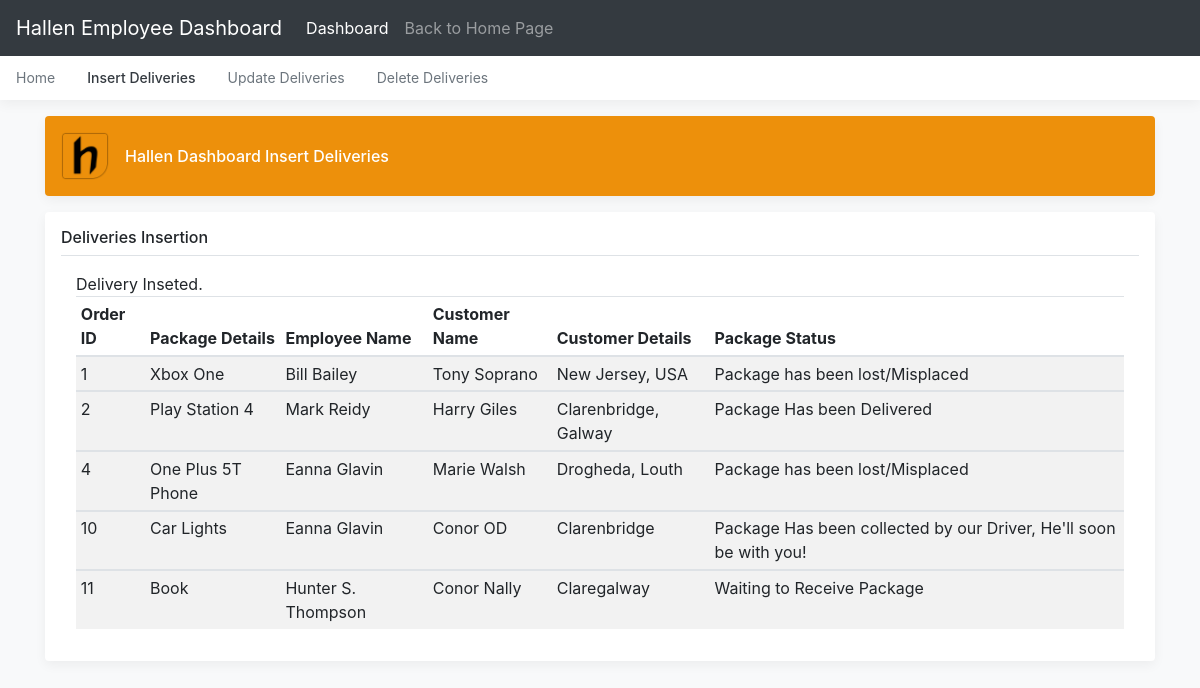
The app's page /Employee/Dashboard/Insert/Insert.php with its own data.
### tables this page shows
CREATE TABLE IF NOT EXISTS `package` (
  `package_id` int(10) UNSIGNED NOT NULL,
  `package_employee` int(11) NOT NULL,
  `package_customer` int(11) NOT NULL,
  `package_status` int(11) NOT NULL,
  `package_details` text,
  PRIMARY KEY (`package_id`),
  UNIQUE KEY `package_id` (`package_id`)
);

CREATE TABLE IF NOT EXISTS `employee` (
  `employee_id` int(11) NOT NULL,
  `employee_name` text,
  `other_employee_details` longtext,
  `employee_username` text,
  `employee_password` text,
  PRIMARY KEY (`employee_id`),
  UNIQUE KEY `employee_id` (`employee_id`)
);

CREATE TABLE IF NOT EXISTS `customers` (
  `customer_id` int(11) NOT NULL DEFAULT '20000',
  `customer_name` text NOT NULL,
  `customer_details` longtext,
  PRIMARY KEY (`customer_id`),
  UNIQUE KEY `customer_id` (`customer_id`)
);

CREATE TABLE IF NOT EXISTS `package_status` (
  `package_status_code` int(11) NOT NULL,
  `package_status_description` text NOT NULL,
  PRIMARY KEY (`package_status_code`),
  UNIQUE KEY `package_status_code` (`package_status_code`)
);

### Employee/Dashboard/Insert/Insert.php (the view, shortened to what this page needs)
<?php
    $conn= mysqli_connect("127.0.0.1","hallen-root-dbs","40wkUIcNJZY6","hallen-delivery-sys");
    $ORDERNUMBER = $_POST['order_number'];
    $PACKAGEDETAILS = $_POST['package_details'];
    $CUSTOMERNAME = $_POST ['customer_name'];
    $CUSTOMERDETAILS = $_POST ['customer_details'];
    $EMPLOYEENAME = $_POST['employee_name'];
    $PACKAGESTATUS = $_POST ['package_status_description'];
    $dir = "../../../";
?>
<!DOCTYPE html>
<html lang="eng">
<head>
    <link rel="stylesheet" href="<?php echo $dir ?>Site-Assets/CSS/bootstrap.min.css" />
    <link rel="stylesheet" href="<?php echo $dir ?>Site-Assets/CSS/Hallen-Main-Style.css" />
    <link rel="stylesheet" href="<?php echo $dir ?>Site-Assets/CSS/offcanvas.css" />
</head>
<body class="bg-light">
    <nav class="navbar navbar-expand-md fixed-top navbar-dark bg-dark">
        <a class="navbar-brand" href="">Hallen Employee Dashboard</a>
        <div class="navbar-collapse offcanvas-collapse" id="navbarsExampleDefault">
            <ul class="navbar-nav mr-auto">
            <li class="nav-item active">
                    <a class="nav-link" href="../">Dashboard <span class="sr-only">(current)</span></a>
                </li>
                <li class="nav-item">
                    <a class="nav-link" href="<?php echo $dir ?>">Back to Home Page</a>
                </li>
            </ul>
        </div>
    </nav>
    <div class="nav-scroller bg-white box-shadow">
        <nav class="nav nav-underline">
            <a class="nav-link" href="../">Home</a>
            <a class="nav-link active" href="../Insert/">Insert Deliveries</a>
            <a class="nav-link" href="../Update/">Update Deliveries</a>
            <a class="nav-link" href="../Remove/">Delete Deliveries</a>
        </nav>
    </div>
    <main role="main" class="container">
        <div class="d-flex align-items-center p-3 my-3 text-white-50 hallen-bg-orange rounded box-shadow">
            <img class="mr-3" src="<?php echo $dir ?>Site-Assets/Images/Hallen-favicon-200px.png" alt="" width="48" height="48">
            <div class="lh-100">
                <h6 class="mb-0 text-white lh-100">Hallen Dashboard Insert Deliveries</h6>
            </div>
        </div>
        <div class="my-3 p-3 bg-white rounded box-shadow">
            <h6 class="border-bottom border-gray pb-2 mb-0">Deliveries Insertion</h6>
            <div class="media pt-3">
                <div class="container">
                    <div class="row">
                        <div class="col-12">
                            <?php
                                mysqli_query($conn, "INSERT INTO customers (customer_id, customer_name, customer_details) VALUES ('$ORDERNUMBER', '$CUSTOMERNAME', '$CUSTOMERDETAILS');");
                                mysqli_query($conn, "INSERT INTO package (package_id, package_employee, package_customer, package_status, package_details) VALUES ('$ORDERNUMBER', '$EMPLOYEENAME', '$ORDERNUMBER', '$PACKAGESTATUS', '$PACKAGEDETAILS');");
                                if(mysqli_affected_rows($conn)>0){
                                    echo "Delivery Inseted.";
                                } else{
                                    echo "ERROR: Could not able to execute $sql. " . mysqli_error($conn);
                                }
                            ?>
                            <div class="table-responsive">
                                <?php
                                    $updatedselect = mysqli_query($conn,"SELECT *
										FROM (((package
										INNER JOIN employee ON package.package_employee = employee.employee_id)
										INNER JOIN customers ON package.package_customer = customers.customer_id)
										INNER JOIN package_status ON package.package_status = package_status.package_status_code)");
                                    echo "<table class='table table-striped table-sm'><thead><tr>
                                    <th>Order ID</th>
                                    <th>Package Details</th>
                                    <th>Employee Name</th>
                                    <th>Customer Name</th>
                                    <th>Customer Details</th>
                                    <th>Package Status</th></tr></thead>";
                                    while($row = mysqli_fetch_array($updatedselect)){
                                        echo "<tr>";
                                        echo "<td>" . $row['package_id'] . "</td>";
                                        echo "<td>" . $row['package_details'] . "</td>";
                                        echo "<td>" . $row['employee_name'] . "</td>";
                                        echo "<td>" . $row['customer_name'] ."</td>";
                                        echo "<td>" . $row['customer_details'] ."</td>";
                                        echo "<td>" . $row['package_status_description'] ."</td>";
                                        echo "</tr></tbody>";}
                                    echo "</table>";
                                ?>
                            </div>
                        </div>
                    </div>
                </div>
            </div>
        </div>
    </main>
</body>
</html>

### Site-Assets/CSS/Hallen-Main-Style.css (style rules this page uses)
body { background-color:rgba(0, 0, 0, 0.06); }
.hallen-bg-orange { background-color: #ed900b; }

### Site-Assets/CSS/offcanvas.css (style rules this page uses)
html, body { overflow-x: hidden; }
body { padding-top: 56px; }
.nav-scroller { position: relative; z-index: 2; height: 2.75rem; overflow-y: hidden; }
.nav-scroller .nav { display: -webkit-box; display: -ms-flexbox; display: flex; -ms-flex-wrap: nowrap; flex-wrap: nowrap; padding-bottom: 1rem; margin-top: -1px; overflow-x: auto; color: rgba(255, 255, 255, .75); text-align: center; white-space: nowrap; -webkit-overflow-scrolling: touch; }
.nav-underline .nav-link { padding-top: .75rem; padding-bottom: .75rem; font-size: .875rem; color: var(--secondary); }
.nav-underline .active { font-weight: 500; color: var(--gray-dark); }
.text-white-50 { color: rgba(255, 255, 255, .5); }
.border-bottom { border-bottom: 1px solid #e5e5e5; }
.box-shadow { box-shadow: 0 .25rem .75rem rgba(0, 0, 0, .05); }
.lh-100 { line-height: 1; }

### records on screen
package: package_id "1", package_details "Xbox One", employee.employee_name "Bill Bailey", customers.customer_name "Tony Soprano", customers.customer_details "New Jersey, USA", package_status.package_status_description "Package has been lost/Misplaced"
package: package_id "2", package_details "Play Station 4", employee.employee_name "Mark Reidy", customers.customer_name "Harry Giles", customers.customer_details "Clarenbridge, Galway", package_status.package_status_description "Package Has been Delivered"
package: package_id "4", package_details "One Plus 5T Phone", employee.employee_name "Eanna Glavin", customers.customer_name "Marie Walsh", customers.customer_details "Drogheda, Louth", package_status.package_status_description "Package has been lost/Misplaced"
package: package_id "10", package_details "Car Lights", employee.employee_name "Eanna Glavin", customers.customer_name "Conor OD", customers.customer_details "Clarenbridge", package_status.package_status_description "Package Has been collected by our Driver, He'll soon be with you!"
package: package_id "11", package_details "Book", employee.employee_name "Hunter S. Thompson", customers.customer_name "Conor Nally", customers.customer_details "Claregalway", package_status.package_status_description "Waiting to Receive Package"
